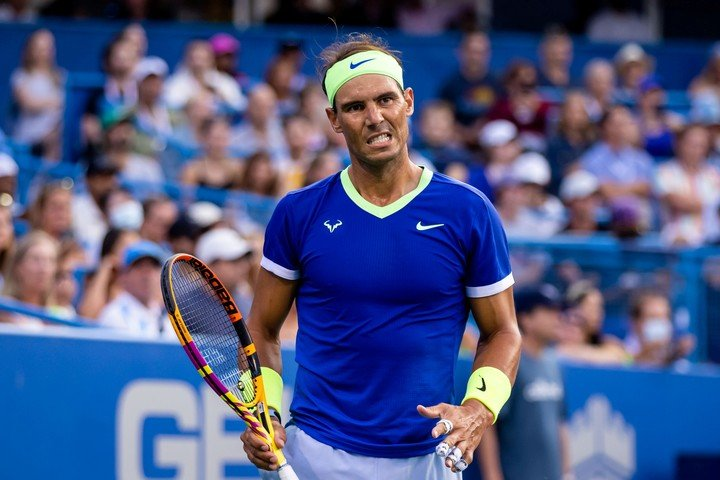
#> input picture shape_detection/histogram/nadal.jpg, 720 x 480 px
$ python histograma.py
#> lines starting #> are read from the running program, lines starting #| are printed output that depends on the picture; after the words box and inside, x2 and y2 are one past the last pixel; in counts of white or black regions, pixels touching at a corner belong together
import cv2
from matplotlib import pyplot as plt
import numpy as np

img = cv2.imread('nadal.jpg', 0)
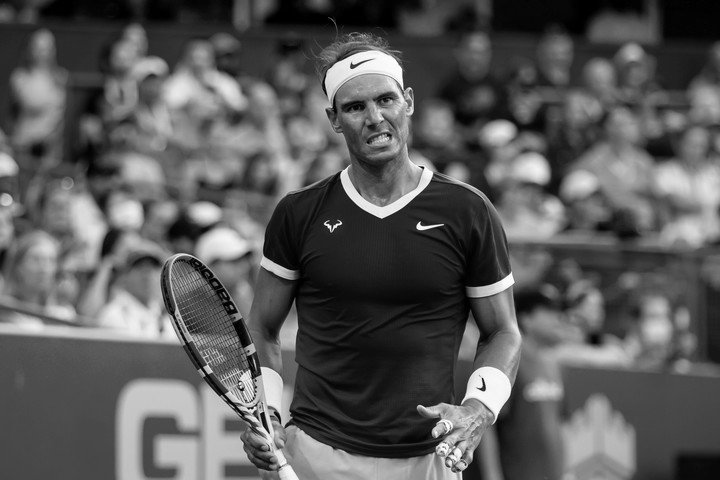
#> img: shape (480, 720); min 0, max 255, mean 90.5
histg = cv2.calcHist([img], [0], None, [256], [0,256])
#> histg = 256 values, max 5203 at index 73, min 38 at index 254, mean 1350

plt.plot(histg)
plt.show()
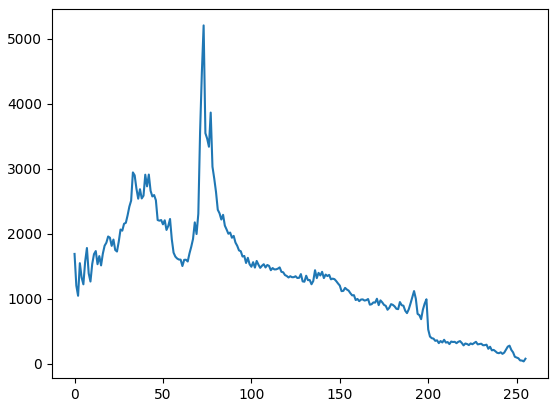
#> figure drawn by matplotlib, 1 panel; curve peaks at x = 73, y = 5203

th2 = cv2.adaptiveThreshold(img, 255, cv2.ADAPTIVE_THRESH_GAUSSIAN_C, cv2.THRESH_BINARY, 3, 12)
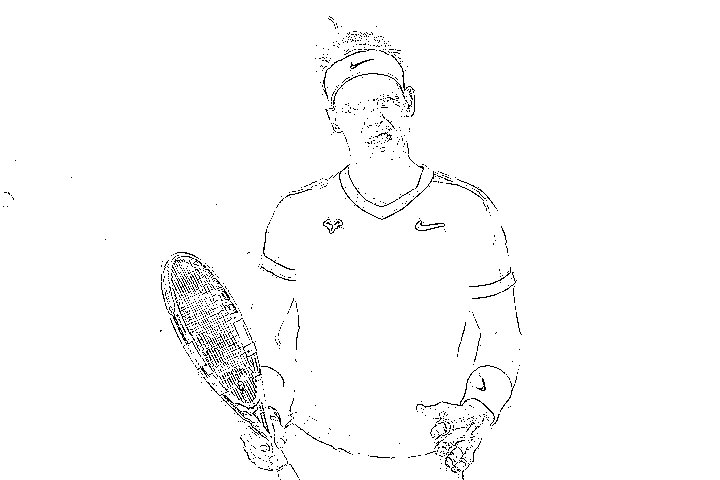
#> th2: shape (480, 720); 98.2% white; black in thin lines or dots, all inside (x1, y1, x2, y2) = (3, 16, 522, 480)

#plt.imshow(th2, 'gray')
#plt.show()
#th2d = cv2.bilateralFilter(th2, None, 15, 75)
th2d = (255-th2)
#kernel = np.ones((3,3), np.uint8)
#th2e = cv2.morphologyEx(th2d, cv2.MORPH_CLOSE, kernel, iterations=6)

kernel = np.ones((3,3), np.uint8)/9
th2e = cv2.filter2D(th2d, -1, kernel)

# [5 lines of commented-out code are left out]
kernel = np.ones((10,10), np.uint8)
th2e = cv2.morphologyEx(th2e, cv2.MORPH_CLOSE, kernel, iterations=3)
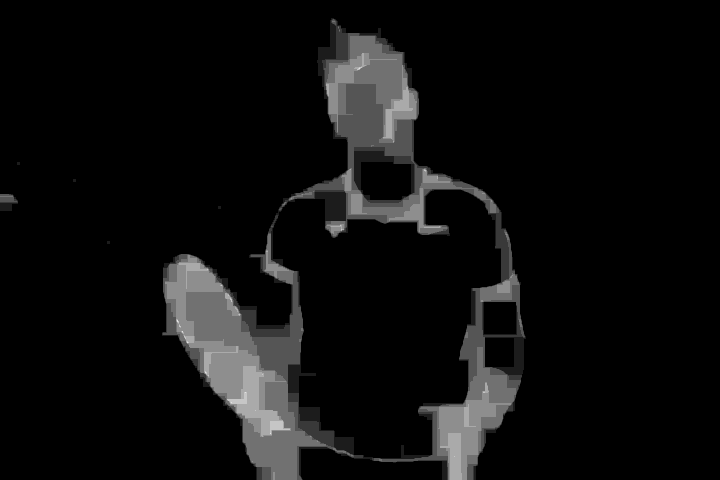
#> th2e: shape (480, 720); min 0, max 227, mean 13.8

# Find outer contour and fill with white
cnts = cv2.findContours(th2e, cv2.RETR_EXTERNAL, cv2.CHAIN_APPROX_SIMPLE)
#> cnts = 6 contours, 4 with area under 20; largest, box (x1, y1, x2, y2) and area: (162, 18, 526, 480) 90718, (0, 194, 18, 211) 214
cnts = cnts[0] if len(cnts) == 2 else cnts[1]
cv2.fillPoly(th2e, cnts, [255,255,255])
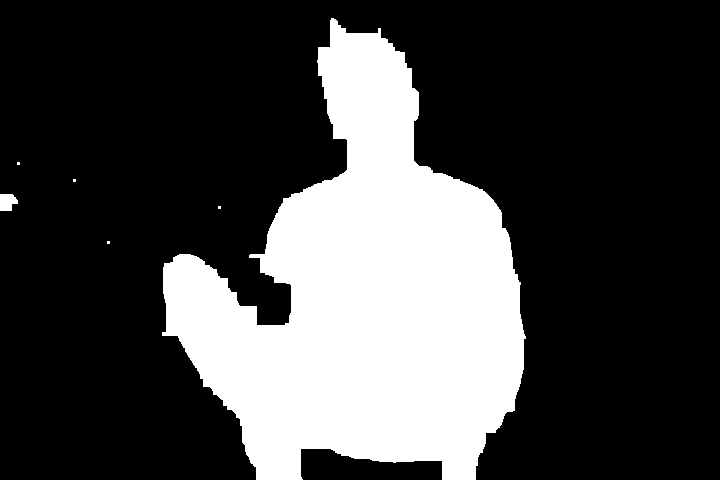
#> th2e: shape (480, 720); 26.6% white; 6 white regions (4 under 20 px), largest, box (x1, y1, x2, y2) and area: (162, 18, 526, 480) 91592, (0, 194, 18, 211) 246

kernel = np.ones((7,7), np.uint8)
th2e = cv2.morphologyEx(th2e, cv2.MORPH_OPEN, kernel, iterations=7)
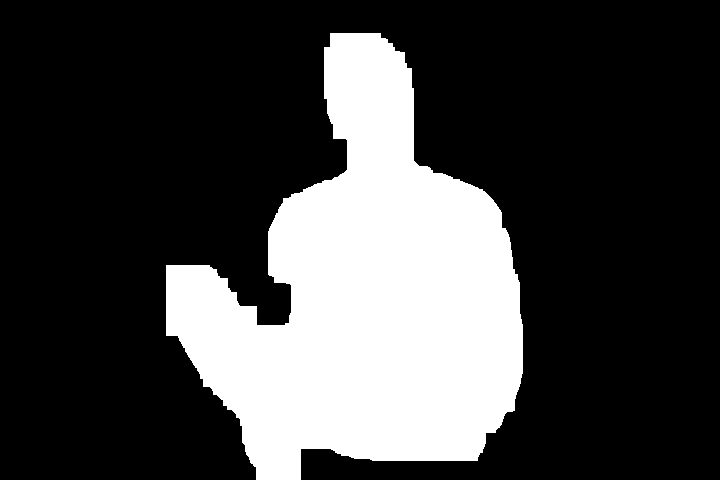
#> th2e: shape (480, 720); 25.9% white; 1 white region, box (x1, y1, x2, y2) and area: (166, 33, 523, 480) 89659


# [4 lines of commented-out code are left out]


plt.imshow(th2e, 'gray')
plt.show()

cv2.imwrite('nadal_util.jpg', th2e)

prueba_mask = cv2.bitwise_and(img, img, mask=th2e)
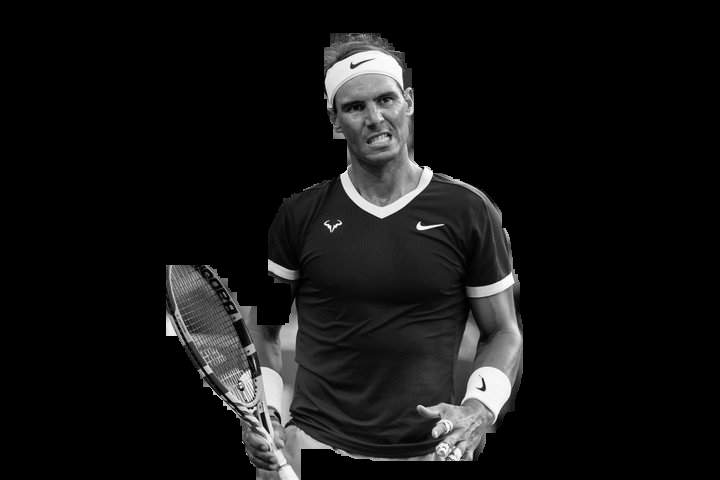
#> prueba_mask: shape (480, 720); min 0, max 255, mean 19.9
plt.imshow(prueba_mask, 'gray')
plt.show()
cv2.imwrite('nadal_mask.jpg', prueba_mask)

$ run again, with shape_detection/histogram/CR7.jpg copied over shape_detection/histogram/nadal.jpg
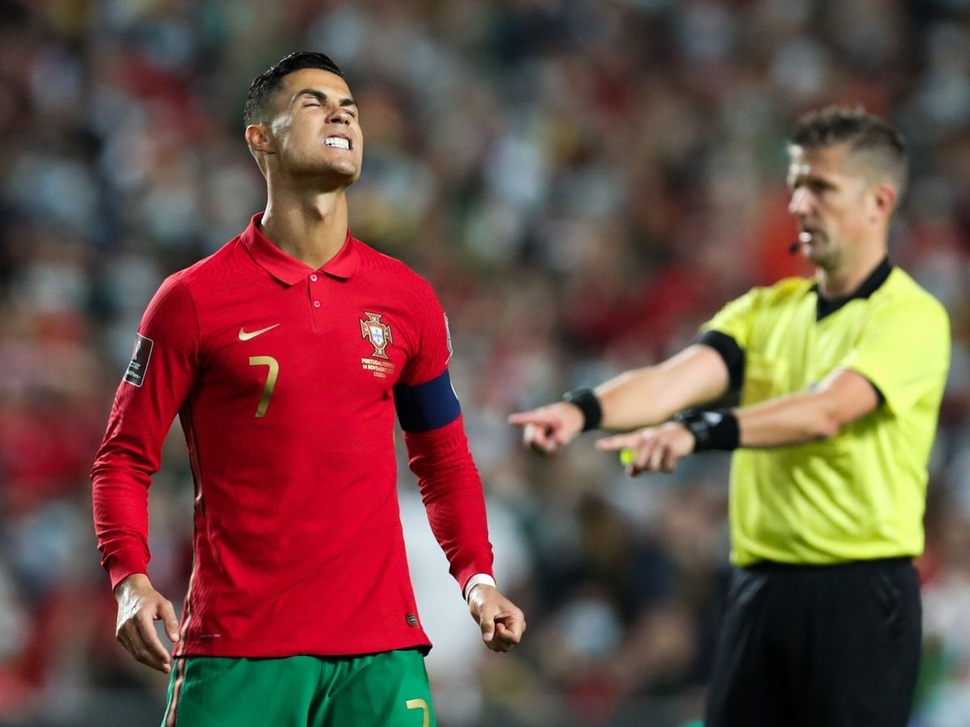
#> input picture shape_detection/histogram/CR7.jpg, 970 x 727 px, shrunk from 1200 x 900 before the run
#> histg = 256 values, max 10508 at index 69, min 15 at index 255, mean 2754.6
#> `th2 = cv2.adaptiveThreshold(img, 255, cv2.ADAPTIVE_THRESH_GAUSSIAN_C, ..`:
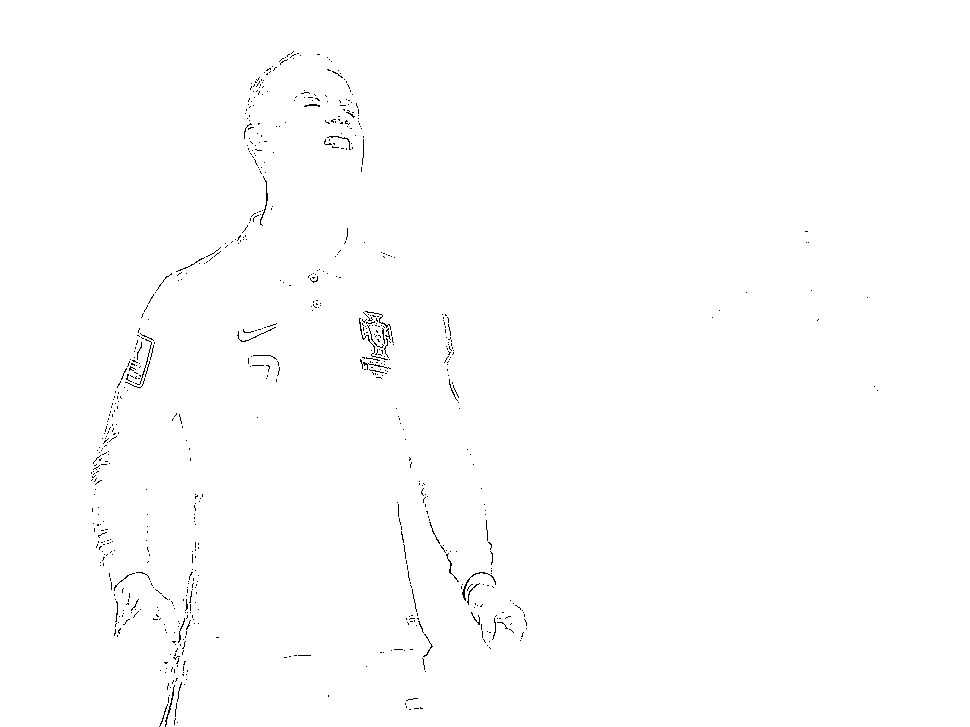
#> th2: shape (727, 970); 99.5% white; black in thin lines or dots, all inside (x1, y1, x2, y2) = (91, 51, 878, 727)
#> cnts = 33 contours, 18 with area under 20; largest, box (x1, y1, x2, y2) and area: (93, 53, 368, 727) 18348, (382, 483, 531, 676) 6316, (361, 313, 398, 383) 1895, (239, 325, 284, 386) 1481, (282, 252, 345, 315) 934
#> `cv2.fillPoly(th2e, cnts, [255,255,255])`:
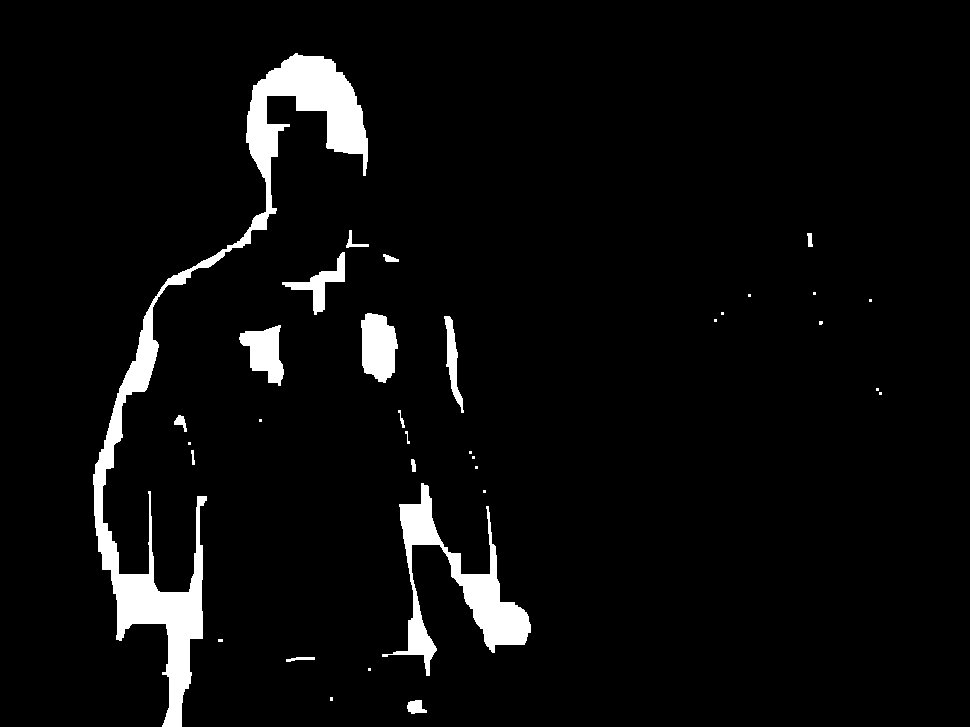
#> th2e: shape (727, 970); 4.6% white; 33 white regions (17 under 20 px), largest, box (x1, y1, x2, y2) and area: (93, 53, 368, 727) 19579, (382, 483, 531, 676) 6803, (361, 313, 398, 383) 1988

$ run again, with shape_detection/histogram/persona4.jpg copied over shape_detection/histogram/nadal.jpg
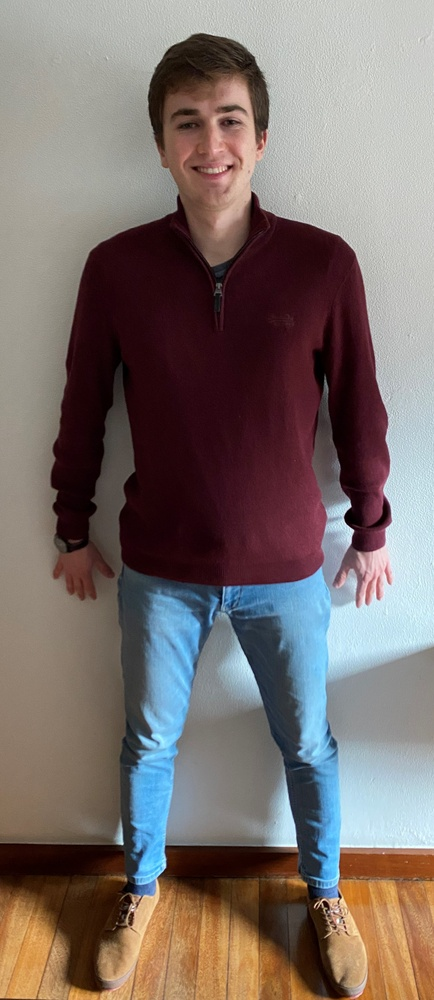
#> input picture shape_detection/histogram/persona4.jpg, 434 x 1000 px, shrunk from 1738 x 4006 before the run
#> histg = 256 values, max 5323 at index 14, min 1 at index 253, mean 1695.3
#> `th2 = cv2.adaptiveThreshold(img, 255, cv2.ADAPTIVE_THRESH_GAUSSIAN_C, ..`:
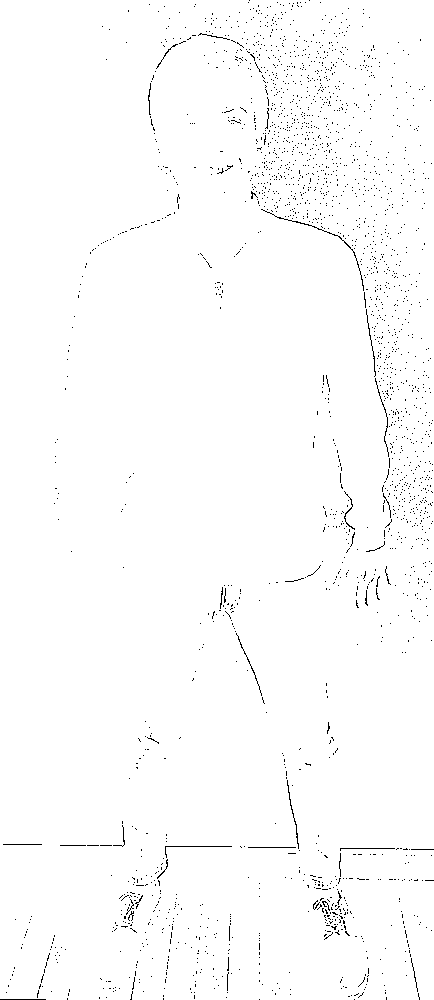
#> th2: shape (1000, 434); 98.8% white; black in thin lines or dots
#> th2d: shape (1000, 434); 1.2% white in thin lines or dots
#> cnts = 23 contours, 11 with area under 20; largest, box (x1, y1, x2, y2) and area: (120, 0, 434, 657) 84695, (0, 685, 434, 1000) 36332, (201, 587, 271, 717) 1806, (138, 723, 185, 773) 812, (200, 249, 247, 313) 512
#> `prueba_mask = cv2.bitwise_and(img, img, mask=th2e)`:
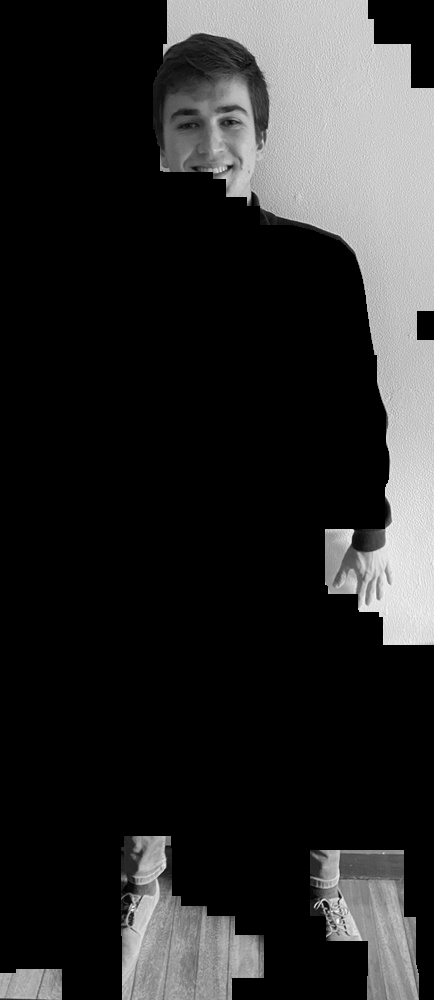
#> prueba_mask: shape (1000, 434); min 0, max 254, mean 42.3
